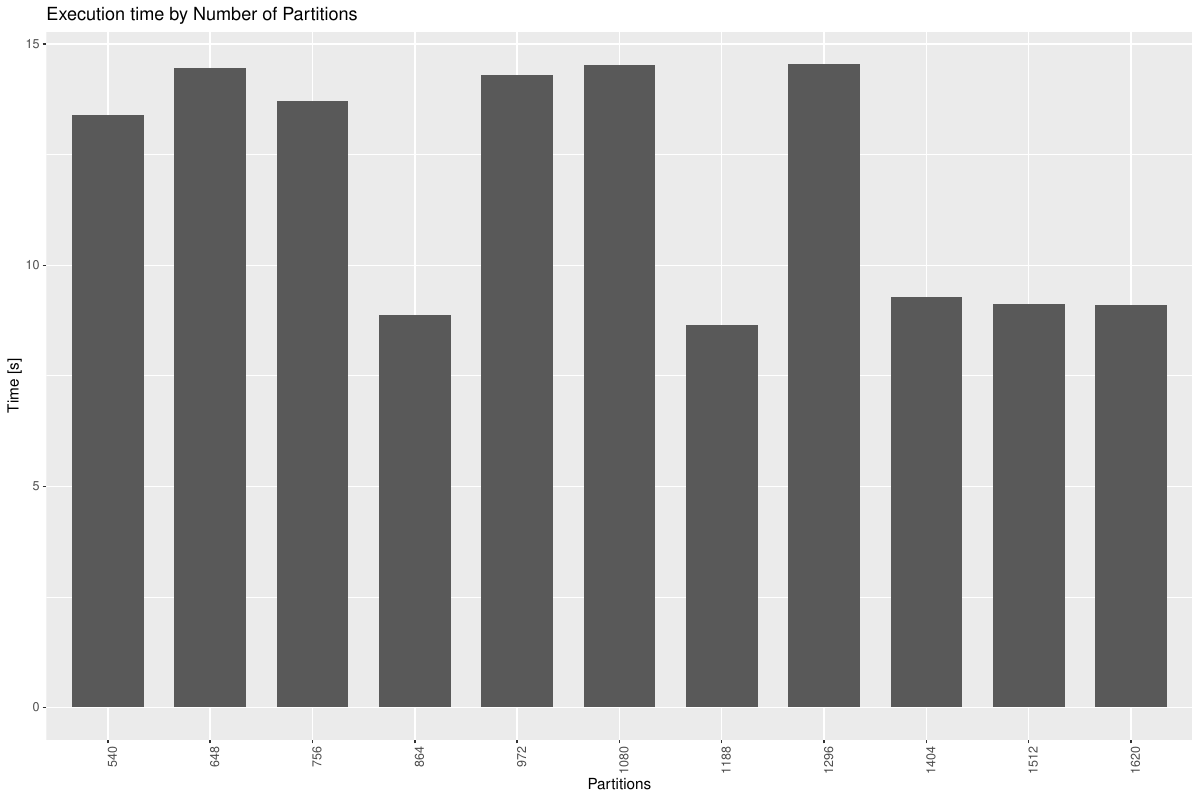

Reproduce this figure in R.
require(tidyverse)
require(ssh)

log = enframe(readLines("partitions.tsv"))
paramsPattern = "partition|factor"
getParams <- function(command){
  params = str_trim(str_split(command, "--")[[1]])
  params = params[grepl(paramsPattern, params)]
  return(paste(params, collapse = " "))
}

spark = log %>% filter(grepl(value, pattern = "SparkSubmit ")) %>% 
  separate(value, into = c(NA, "appId", "command"), sep = "\\|")
spark$params = spark$command %>% map(getParams)
spark = spark %>% separate(params, into = c(NA,"Partitions",NA,"Factor", NA, NA), sep = " ") %>%
  select(appId, Partitions, Factor)

fieldsGeoTester = c("Timestamp", "Tag", "appId", "Phase","Tag2","Duration")
mf = log %>% filter(grepl(value, pattern = "Disks phase\\|Time")) %>% 
  separate(value, fieldsGeoTester, sep = "\\|") %>%
  mutate(Duration = as.numeric(Duration)) %>%
  #mutate(appId = as.numeric(appId)) %>%
  select(appId, Duration)

data = mf %>% inner_join(spark, by = c("appId")) %>%
  group_by(Factor, Partitions) %>% summarise(Duration = mean(Duration)) %>%
  mutate(Partitions = factor(Partitions, levels = c("540","648","756","864","972","1080","1188","1296","1404","1512","1620"))) %>%
  mutate(Duration = as.numeric(Duration))

p = ggplot(data = data, aes(x = Partitions, y = Duration)) +
  geom_bar(stat="identity", position=position_dodge(width = 0.75), width = 0.7) + 
  theme(axis.text.x = element_text(angle = 90, hjust = 1)) + 
  labs(x="Partitions", y="Time [s]", title="Execution time by Number of Partitions") 
plot(p)

ggsave(paste0("ByPartitions.pdf"), width = 12, height = 8, device = "pdf")





